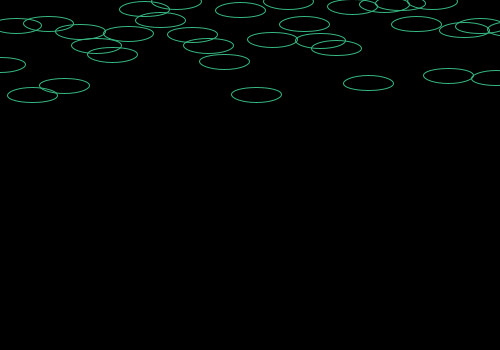
Frame 1 (no input)
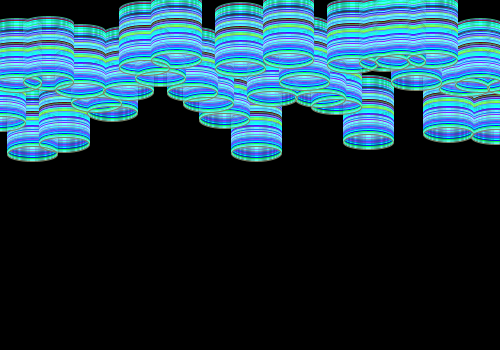
Frame 60 (the mouse pressed at the canvas centre just before this capture)
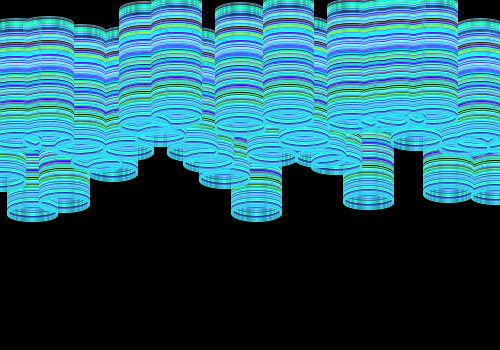
Frame 120 (the mouse held since frame 60 and released just before this capture)

The Processing sketch that drew these frames (run headless with seeded random() and noise(); from frame 60 on, the mouse is pressed at the canvas centre):

// Processing sketch: processing_177166
// ── processing_177166.pde

int num = 60; //number of circles
float[] y = new float[num]; //seeting up the array
 
void setup() {
  size(500, 350);
  smooth(50);
  background(0);
 
  for (int i = 0; i < y.length; i++) {
    y[i] = random(100); //width of line the ellipses come down in
  }
}
 
 
void draw() {
  stroke(random(150),random(450),random(500));
  noFill();
   
   
  for (int i = 0; i<y.length;i++) {
    ellipse((2*width/y.length) * i, y[i], 50, 15);
    y[i] = y[i]+1; //drags the ellipses down
    if (y[i] > height) y[i] = 0;
  }
}
